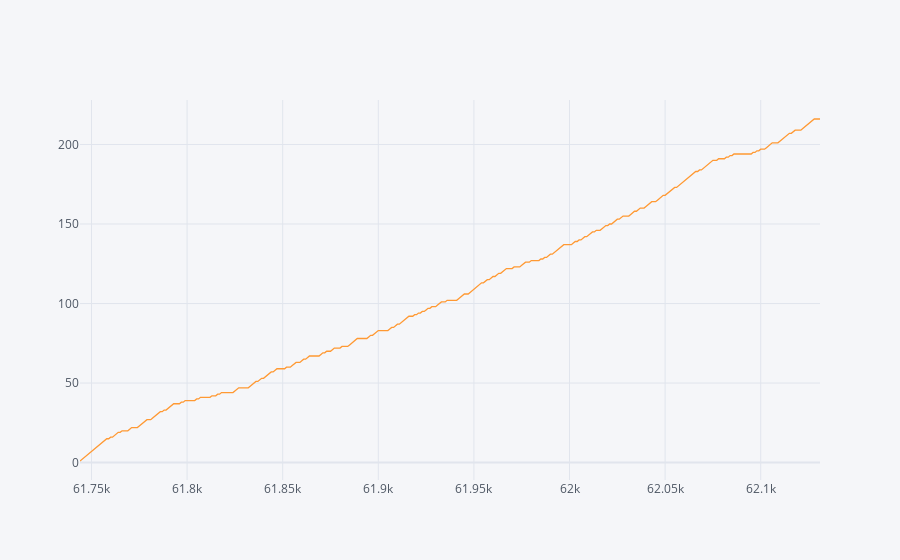

The cell this chart's notebook holds for it:
### Code cell
train_53440229_answerCorrect_cumsum.iplot(kind='line')
'''
오류 : 순수 questions에 대한 것만 찍어야 하는데, 밑의 그래프는 lectures+lectures이다. 즉 -1이 섞인것.
'''

### Figure 1 — Plotly figure (JSON) as saved in the notebook; plotly's stock layout.template omitted (floating-point values rounded to 4 significant figures; data arrays with more than 128 entries replaced by an {"elided": "..."} marker saying what was removed)
{"data": [{"line": {"color": "rgba(255, 153, 51, 1.0)", "dash": "solid", "shape": "linear", "width": 1.3}, "mode": "lines", "name": "answered_correctly", "text": "", "type": "scatter", "x": {"elided": "388 int values"}, "y": {"elided": "388 int values"}}], "layout": {"legend": {"bgcolor": "#F5F6F9", "font": {"color": "#4D5663"}}, "paper_bgcolor": "#F5F6F9", "plot_bgcolor": "#F5F6F9", "title": {"font": {"color": "#4D5663"}}, "xaxis": {"gridcolor": "#E1E5ED", "showgrid": true, "tickfont": {"color": "#4D5663"}, "title": {"font": {"color": "#4D5663"}, "text": ""}, "zerolinecolor": "#E1E5ED"}, "yaxis": {"gridcolor": "#E1E5ED", "showgrid": true, "tickfont": {"color": "#4D5663"}, "title": {"font": {"color": "#4D5663"}, "text": ""}, "zerolinecolor": "#E1E5ED"}}}
